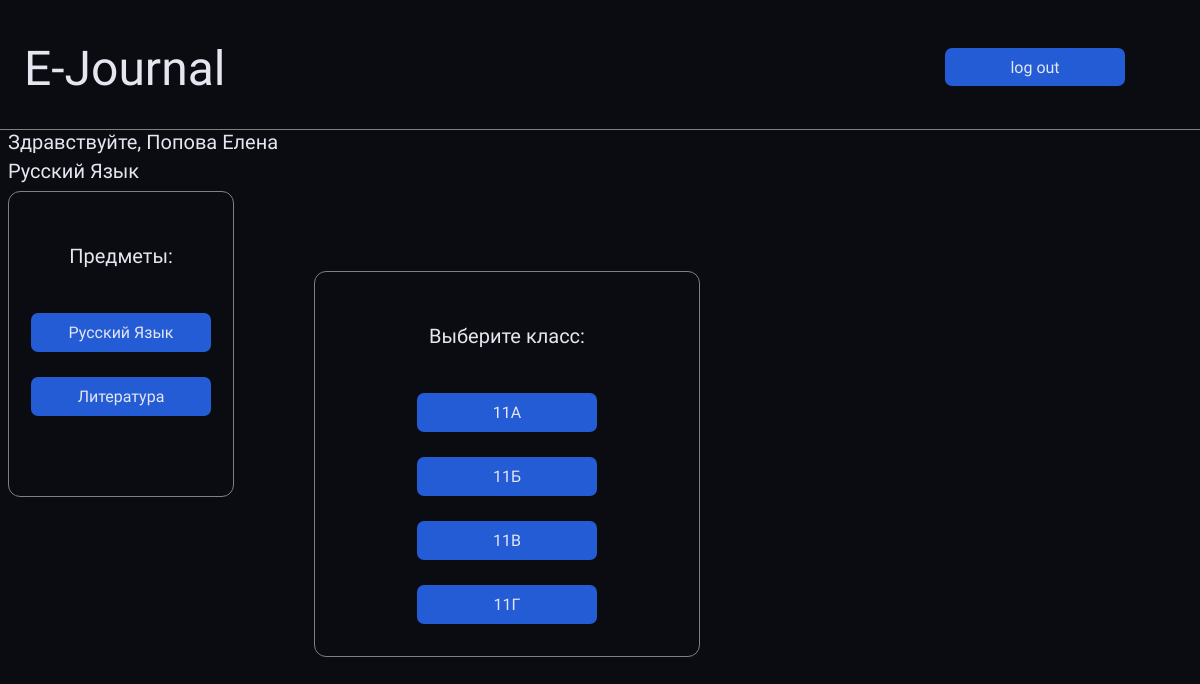
Screenshot of /teacher/1 (signed in) with the database file from the repository.
### journal/models.py (models this page shows, shortened)
class Subjects(db.Model):
    id: Mapped[int] = mapped_column(Integer, primary_key=True)
    name: Mapped[str] = mapped_column(String(20), nullable=False)

class Groops(db.Model):
    id: Mapped[int] = mapped_column(Integer, primary_key=True)
    name: Mapped[str] = mapped_column(String(3), nullable=False)
    student = relationship('Students', back_populates='groop', cascade='save-update, merge, delete')
    teacher = relationship('GroopsTeachers', back_populates='groop', cascade='save-update, merge, delete')

### journal/routes.py (the view)
@app.route('/teacher/<int:subject_id>')
@login_required
def choose_groop(subject_id):
    subjects = list()
    subj = SubjectsTeachers.query.filter_by(teacher_id=current_user.id).all()  # Ищем какие предметы ведёт учитель
    for j in subj:
        sub = Subjects.query.filter_by(id=j.subject_id).all()  # Ищем названия предметов в соответствующей таблице
        for m in sub:
            subjects.append((m.id, m.name))
    groops = list()
    grps = GroopsTeachers.query.filter_by(teacher_id=current_user.id).all()
    for j in grps:
        grp = Groops.query.filter_by(id=j.groop_id).all()
        for m in grp:
            groops.append((m.id, m.name))
    subject = Subjects.query.filter_by(id=subject_id).first()
    us = Users.query.filter_by(id=current_user.id).first()
    user = f'{us.last_name} {us.name}'
    return render_template('groops.html', subjects=subjects, groops=groops, id=subject_id, task=subject.name, name=user)

### journal/routes.py (called while the page is built)
@login_manager.user_loader
def load_user(user_id):
    print('load user')
    return Users().query.get(user_id)

@app.after_request
def redirect_to_signin(response):
    if response.status_code == 401:
        return redirect(url_for('login') + '?next=' + request.url)
    return response

### journal/templates/groops.html (shortened to what this page needs)
<!DOCTYPE html>
<html lang="en">
<head>
    <link rel="stylesheet" href="{{ url_for('static', filename='css/groops.css') }}">
</head>
<body>
    <div class="head">
        <div class="main-title">
            <p>E-Journal</p>
        </div>
        <a class="log_out" href="/logout">log out</a>
    </div>
    <div class="hello">
        <p>Здравствуйте, {{name}}</p>
        <p>{{task}}</p>
    </div>
    <div class="main-inf">
        <div class="left-side">
            <p>Предметы:</p>
            {% for i in subjects %}
                <a href="{{i[0]}}">{{i[1]}}</a>
            {% endfor %}
        </div>
        <div class="box-content">
            <p>Выберите  класс:</p>
            {% for i in groops %}
                <a href="{{id}}/{{i[0]}}">{{i[1]}}</a>
            {% endfor %}
        </div>
    </div>
</body>
</html>

### journal/static/css/groops.css (style rules this page uses)
body { background-color: #0b0c12; justify-content: center; font-family: 'QuickSand', sans-serif; text-decoration: none; color: #e4e6f0; font-size: 20px; align-items: center; display: flex; flex-direction: column; }
.main-title p { font-size: 48px; font-weight: 500; margin: 1rem; width: 100%; height: auto; }
.log_out { margin-top: 1.5rem; background-color: rgb(36, 92, 214); padding: 0.6rem; width: 10rem; height: 1.2rem; border: solid 0px rgb(36, 92, 214); border-radius: 7px; color: #e4e6f0; font-size: 16px; text-align: center; text-decoration: none; min-width: 10rem; }
.head { display: flex; flex-direction: row; gap:calc(100% - 30rem); padding:1rem; width: 100%; height: auto; padding-bottom: 1rem; border-bottom: solid gray 1px; min-width: 40rem; }
.hello { width: 100%; display: flex; flex-direction: column; gap: 0.3rem }
.hello p { float: left; margin: 0; }
.main-inf { width:100%; display: flex; flex-direction: row; margin-top: 0.5rem; gap:calc(100% - 80rem) }
.left-side { display: flex; flex-direction: column; border: solid gray 1.5px; border-radius: 12px; padding: 2rem; width: 10rem; height: 17rem; gap: 0.1rem; margin: 0rem; align-items: center; padding-bottom: 0rem; }
.left-side a { margin-top: 1.5rem; background-color: rgb(36, 92, 214); padding: 0.6rem; width: 8rem; height: 1.2rem; border: solid 0px rgb(36, 92, 214); border-radius: 7px; color: #e4e6f0; font-size: 16px; text-align: center; text-decoration: none; min-width: 10rem; }
.box-content { display: flex; flex-direction: column; border: solid gray 1.5px; border-radius: 12px; padding: 2rem; width: 20rem; height: auto; gap: 0.1rem; margin: 5rem; align-items: center; }
.box-content a { margin-top: 1.5rem; background-color: rgb(36, 92, 214); padding: 0.6rem; width: 8rem; height: 1.2rem; border: solid 0px rgb(36, 92, 214); border-radius: 7px; color: #e4e6f0; font-size: 16px; text-align: center; text-decoration: none; min-width: 10rem; }

### rows the page displays
Subjects: name "Русский Язык"
Subjects: name "Литература"
Groops: name "11А"
Groops: name "11Б"
Groops: name "11В"
Groops: name "11Г"

### other values shown
{{ name }} "Попова Елена"
